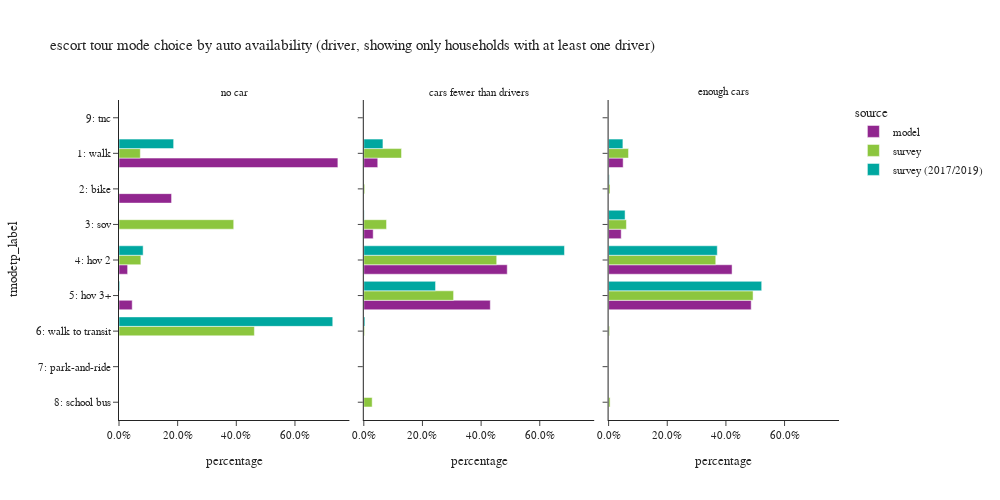

This figure's notebook cell:
### Code cell
plot_mode_choice(es_tour.loc[es_tour['auto_available_driver'] != "no dirver"], "auto_available_driver",
                 {"auto_available_driver": ["no car", "cars fewer than drivers", "enough cars"],
                  "tmodetp_label": ["1: walk", "2: bike", "3: sov", "4: hov 2", "5: hov 3+", "6: walk to transit",
                                    "7: park-and-ride", "8: school bus", "9: other–survey only"]},
                 "auto availability (driver, showing only households with at least one driver)", 3, 500, 1000)

### Figure 1 — Plotly figure (JSON) as saved in the notebook; plotly's stock layout.template omitted (floating-point values rounded to 4 significant figures)
{"data": [{"alignmentgroup": "True", "customdata": [[21848], [5247], [859], [1319]], "hovertemplate": "source=model<br>auto_available_driver=no car<br>percentage=%{x}<br>tmodetp_label=%{y}<br>sample count=%{customdata[0]}<extra></extra>", "legendgroup": "model", "marker": {"color": "#91268F", "pattern": {"shape": ""}}, "name": "model", "offsetgroup": "model", "orientation": "h", "showlegend": true, "textposition": "auto", "type": "bar", "x": [0.7464, 0.1792, 0.02934, 0.04506], "xaxis": "x", "y": ["1: walk", "2: bike", "4: hov 2", "5: hov 3+"], "yaxis": "y"}, {"alignmentgroup": "True", "customdata": [[11582], [10], [7791], [119134], [105053]], "hovertemplate": "source=model<br>auto_available_driver=cars fewer than drivers<br>percentage=%{x}<br>tmodetp_label=%{y}<br>sample count=%{customdata[0]}<extra></extra>", "legendgroup": "model", "marker": {"color": "#91268F", "pattern": {"shape": ""}}, "name": "model", "offsetgroup": "model", "orientation": "h", "showlegend": false, "textposition": "auto", "type": "bar", "x": [0.04755, 4.106e-05, 0.03199, 0.4891, 0.4313], "xaxis": "x2", "y": ["1: walk", "2: bike", "3: sov", "4: hov 2", "5: hov 3+"], "yaxis": "y2"}, {"alignmentgroup": "True", "customdata": [[24535], [37], [21271], [208236], [240464]], "hovertemplate": "source=model<br>auto_available_driver=enough cars<br>percentage=%{x}<br>tmodetp_label=%{y}<br>sample count=%{customdata[0]}<extra></extra>", "legendgroup": "model", "marker": {"color": "#91268F", "pattern": {"shape": ""}}, "name": "model", "offsetgroup": "model", "orientation": "h", "showlegend": false, "textposition": "auto", "type": "bar", "x": [0.04961, 7.482e-05, 0.04301, 0.4211, 0.4862], "xaxis": "x3", "y": ["1: walk", "2: bike", "3: sov", "4: hov 2", "5: hov 3+"], "yaxis": "y3"}, {"alignmentgroup": "True", "customdata": [[5], [1], [1], [4]], "hovertemplate": "source=survey<br>auto_available_driver=no car<br>percentage=%{x}<br>tmodetp_label=%{y}<br>sample count=%{customdata[0]}<extra></extra>", "legendgroup": "survey", "marker": {"color": "#8CC63E", "pattern": {"shape": ""}}, "name": "survey", "offsetgroup": "survey", "orientation": "h", "showlegend": true, "textposition": "auto", "type": "bar", "x": [0.07271, 0.3911, 0.07453, 0.4616], "xaxis": "x", "y": ["1: walk", "3: sov", "4: hov 2", "6: walk to transit"], "yaxis": "y"}, {"alignmentgroup": "True", "customdata": [[42], [9], [18], [102], [64], [4], [2]], "hovertemplate": "source=survey<br>auto_available_driver=cars fewer than drivers<br>percentage=%{x}<br>tmodetp_label=%{y}<br>sample count=%{customdata[0]}<extra></extra>", "legendgroup": "survey", "marker": {"color": "#8CC63E", "pattern": {"shape": ""}}, "name": "survey", "offsetgroup": "survey", "orientation": "h", "showlegend": false, "textposition": "auto", "type": "bar", "x": [0.1287, 0.003209, 0.07755, 0.4532, 0.3061, 0.002705, 0.02854], "xaxis": "x2", "y": ["1: walk", "2: bike", "3: sov", "4: hov 2", "5: hov 3+", "6: walk to transit", "8: school bus"], "yaxis": "y2"}, {"alignmentgroup": "True", "customdata": [[40], [5], [31], [207], [202], [5], [4]], "hovertemplate": "source=survey<br>auto_available_driver=enough cars<br>percentage=%{x}<br>tmodetp_label=%{y}<br>sample count=%{customdata[0]}<extra></extra>", "legendgroup": "survey", "marker": {"color": "#8CC63E", "pattern": {"shape": ""}}, "name": "survey", "offsetgroup": "survey", "orientation": "h", "showlegend": false, "textposition": "auto", "type": "bar", "x": [0.06795, 0.004817, 0.06073, 0.3654, 0.4926, 0.0034, 0.005088], "xaxis": "x3", "y": ["1: walk", "2: bike", "3: sov", "4: hov 2", "5: hov 3+", "6: walk to transit", "8: school bus"], "yaxis": "y3"}, {"alignmentgroup": "True", "customdata": [[11], [1], [1], [9]], "hovertemplate": "source=survey (2017/2019)<br>auto_available_driver=no car<br>percentage=%{x}<br>tmodetp_label=%{y}<br>sample count=%{customdata[0]}<extra></extra>", "legendgroup": "survey (2017/2019)", "marker": {"color": "#00A7A0", "pattern": {"shape": ""}}, "name": "survey (2017/2019)", "offsetgroup": "survey (2017/2019)", "orientation": "h", "showlegend": true, "textposition": "auto", "type": "bar", "x": [0.1863, 0.08232, 0.002513, 0.7289], "xaxis": "x", "y": ["1: walk", "4: hov 2", "5: hov 3+", "6: walk to transit"], "yaxis": "y"}, {"alignmentgroup": "True", "customdata": [[37], [3], [11], [132], [91], [3]], "hovertemplate": "source=survey (2017/2019)<br>auto_available_driver=cars fewer than drivers<br>percentage=%{x}<br>tmodetp_label=%{y}<br>sample count=%{customdata[0]}<extra></extra>", "legendgroup": "survey (2017/2019)", "marker": {"color": "#00A7A0", "pattern": {"shape": ""}}, "name": "survey (2017/2019)", "offsetgroup": "survey (2017/2019)", "orientation": "h", "showlegend": false, "textposition": "auto", "type": "bar", "x": [0.06526, 0.0005417, 0.001333, 0.6843, 0.2447, 0.003904], "xaxis": "x2", "y": ["1: walk", "2: bike", "3: sov", "4: hov 2", "5: hov 3+", "6: walk to transit"], "yaxis": "y2"}, {"alignmentgroup": "True", "customdata": [[51], [5], [18], [222], [200], [1], [1]], "hovertemplate": "source=survey (2017/2019)<br>auto_available_driver=enough cars<br>percentage=%{x}<br>tmodetp_label=%{y}<br>sample count=%{customdata[0]}<extra></extra>", "legendgroup": "survey (2017/2019)", "marker": {"color": "#00A7A0", "pattern": {"shape": ""}}, "name": "survey (2017/2019)", "offsetgroup": "survey (2017/2019)", "orientation": "h", "showlegend": false, "textposition": "auto", "type": "bar", "x": [0.04877, 0.002349, 0.05618, 0.3706, 0.522, 5.534e-05, 4.07e-05], "xaxis": "x3", "y": ["1: walk", "2: bike", "3: sov", "4: hov 2", "5: hov 3+", "6: walk to transit", "9: tnc"], "yaxis": "y3"}], "layout": {"annotations": [{"font": {}, "showarrow": false, "text": "no car", "x": 0.16, "xanchor": "center", "xref": "paper", "y": 1.0, "yanchor": "bottom", "yref": "paper"}, {"font": {}, "showarrow": false, "text": "cars fewer than drivers", "x": 0.5, "xanchor": "center", "xref": "paper", "y": 1.0, "yanchor": "bottom", "yref": "paper"}, {"font": {}, "showarrow": false, "text": "enough cars", "x": 0.84, "xanchor": "center", "xref": "paper", "y": 1.0, "yanchor": "bottom", "yref": "paper"}], "barmode": "group", "height": 500, "legend": {"title": {"text": "source"}, "tracegroupgap": 0}, "title": {"text": "escort tour mode choice by auto availability (driver, showing only households with at least one driver)"}, "width": 1000, "xaxis": {"anchor": "y", "domain": [0.0, 0.32], "tickformat": ".1%", "title": {"text": "percentage"}}, "xaxis2": {"anchor": "y2", "domain": [0.34, 0.66], "matches": "x", "tickformat": ".1%", "title": {"text": "percentage"}}, "xaxis3": {"anchor": "y3", "domain": [0.68, 1.0], "matches": "x", "tickformat": ".1%", "title": {"text": "percentage"}}, "yaxis": {"anchor": "x", "categoryarray": ["9: other–survey only", "8: school bus", "7: park-and-ride", "6: walk to transit", "5: hov 3+", "4: hov 2", "3: sov", "2: bike", "1: walk"], "categoryorder": "array", "domain": [0.0, 1.0], "title": {"text": "tmodetp_label"}}, "yaxis2": {"anchor": "x2", "domain": [0.0, 1.0], "matches": "y", "showticklabels": false}, "yaxis3": {"anchor": "x3", "domain": [0.0, 1.0], "matches": "y", "showticklabels": false}}}
